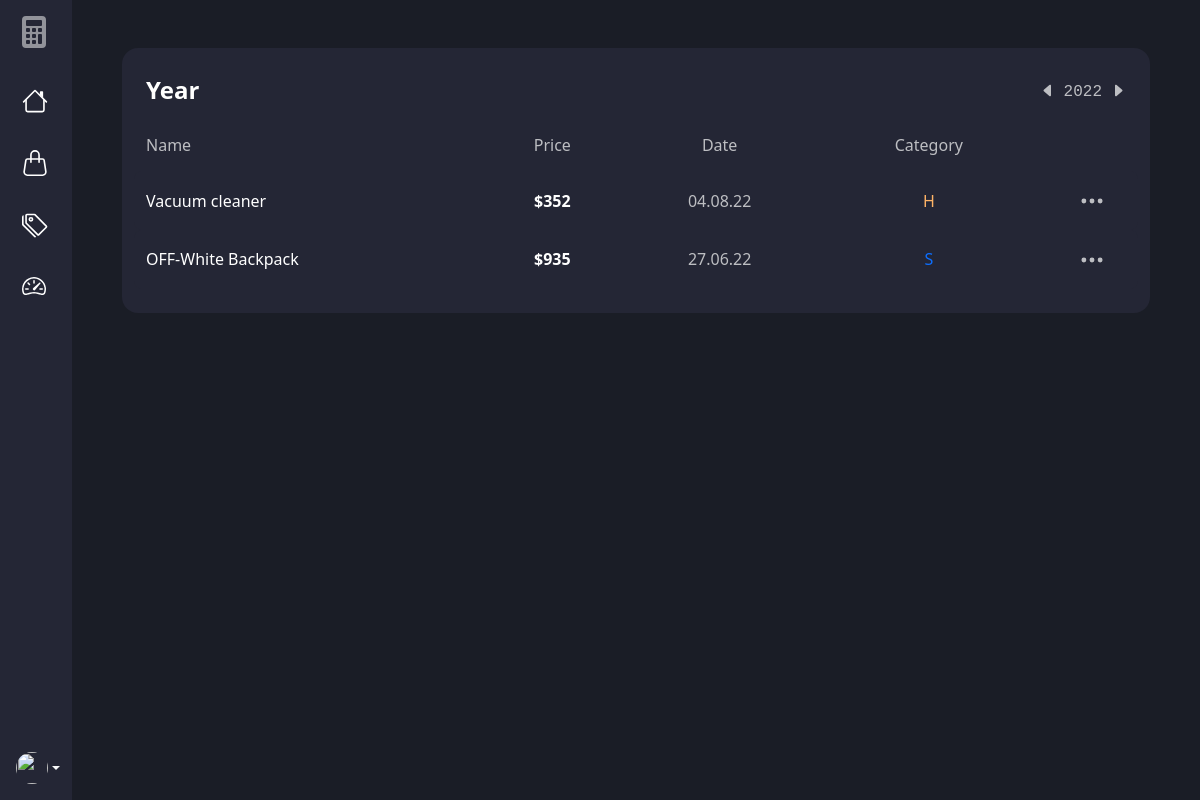
Before: /total/year/show/ with the older database file.
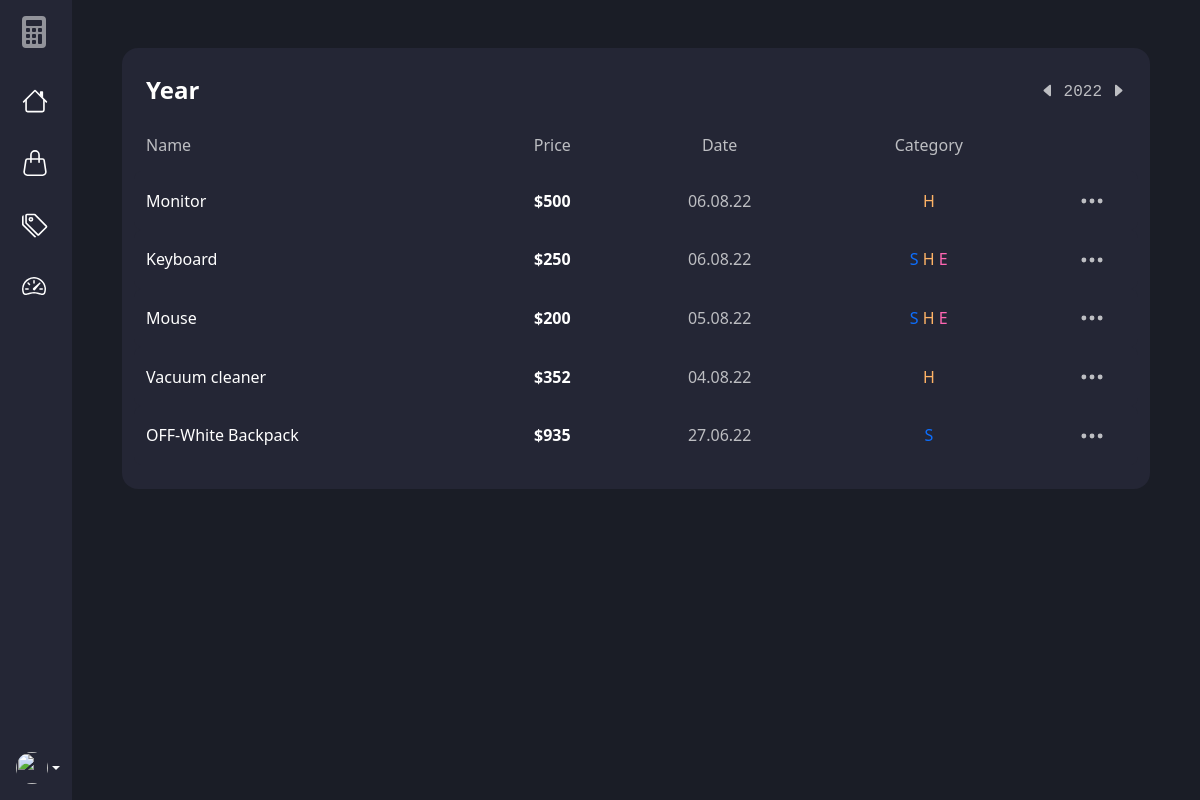
After: the same page with the newer database file.
### expenses/models.py (models this page shows, shortened)
class Expense(models.Model):
    user = models.ForeignKey(User, on_delete=models.CASCADE)
    name = models.CharField(max_length=200)
    price = models.PositiveIntegerField()
    category = models.ManyToManyField(
        Category, related_name='category', blank=True)
    color = models.CharField(max_length=7, default='#0d6efd')
    created = models.DateTimeField(auto_now_add=True)
    class Meta:
        ordering = ['user', '-created']

class Category(models.Model):
    user = models.ForeignKey(User, on_delete=models.CASCADE)
    name = models.CharField(max_length=150)
    color = models.CharField(max_length=7, default='#0d6efd')
    created = models.DateTimeField(auto_now_add=True)
    class Meta:
        ordering = ['user', '-created']

### expenses/views.py (the view, shortened to what this page needs)
# urls.py: path('total/<str:period>/<str:action>/', views.expenses_date_filter, name='expenses-date-filter'),
def expenses_date_filter(request, period, action):
    year, month, day, week_start, week_end = '', '', '', '', ''
    _YEARS = [2020, 2021, 2022]
    _MONTHNAMES = ["Jan", "Feb", "Mar", "Apr", "May", "Jun",
                   "Jul", "Aug", "Sep", "Oct", "Nov", "Dec"]
    today = datetime.combine(date.today(), time(0, 0, 0))
    week = timedelta(minutes=60*24*7)
    if period == 'year':
        year = today.year
        expenses = Expense.objects.filter(created__year=year)
    elif period == 'month':
        month = today.month
        year = today.year
        expenses = Expense.objects.filter(
            Q(created__month=month), Q(created__year=year))
        month = _MONTHNAMES[month - 1]
    elif period == 'week':
        week_start = today - week
        week_end = today
        expenses = Expense.objects.filter(created__gte=week_start)
    if action != 'show':
        htmx = True
        if period == 'year':
            year = int(request.GET.get('year'))
            if action == 'previous':
                if year > _YEARS[0]:
                    year -= 1
            elif action == 'next':
                if year < _YEARS[-1]:
                    year += 1
            expenses = Expense.objects.filter(created__year=year)
            year = year
        elif period == 'month':
            month = int(_MONTHNAMES.index(request.GET.get('month'))) + 1
            year = int(request.GET.get('year'))
            if action == 'previous':
                if year == _YEARS[0] and month == 1:
                    pass
                else:
                    month -= 1
                    if month == 0:
                        year -= 1
            elif action == 'next':
                if year == _YEARS[-1] and month == 12:
                    pass
                else:
                    if month == 12:
                        month = 1
                        year += 1
                    else:
                        month += 1
            expenses = Expense.objects.filter(
                Q(created__month=month), Q(created__year=year))
            month = _MONTHNAMES[month - 1]
            year = year
        elif period == 'week':
            week_start = request.GET.get('week_start')
            week_end = request.GET.get('week_end')
            week_start_year = int(week_start.rstrip(', midnight')[-4:])
            week_start_month = int(_MONTHNAMES.index(week_start[:3])) + 1
            week_start_day = int(week_start.split()[1].rstrip(','))
            week_start = datetime(
                week_start_year, week_start_month, week_start_day)
            week_end_year = int(week_end.rstrip(', midnight')[-4:])
            week_end_month = int(_MONTHNAMES.index(week_end[:3])) + 1
            week_end_day = int(week_end.split()[1].rstrip(','))
            week_end = datetime(week_end_year, week_end_month, week_end_day)
            if action == 'previous':
                week_start = week_start - week
                week_end = week_end - week
                if week_start.year < _YEARS[0]:
                    week_start = week_start + week
                    week_end = week_end + week
            elif action == 'next':
                if week_end < today:
                    week_start = week_start + week
                    week_end = week_end + week
            expenses = Expense.objects.filter(
                Q(created__gte=week_start), Q(created__lte=week_end))
        elif period == 'day':
            day = int(request.GET.get('day'))
            month = int(_MONTHNAMES.index(request.GET.get('month'))) + 1
            year = int(request.GET.get('year'))
            if action == 'previous':
                if day > 1:
                    day -= 1
            elif action == 'next':
                try:
                    datetime(year, month, day + 1)
                    day += 1
                except:
                    day = day
            expenses = Expense.objects.filter(Q(created__day=day), Q(
                created__month=month), Q(created__year=year))
            day = f'0{day}' if len(str(day)) == 1 else day
            month = _MONTHNAMES[month - 1]
    else:
        htmx = False
    paginator = Paginator(expenses, 10)
    page_number = request.GET.get('page', 1)
    page_obj = paginator.get_page(page_number)
    context = {
        'expenses': page_obj,
        'period': period,
        'year': year,
        'month': month,
        'day': day,
        'week_start': week_start,
        'week_end': week_end,
        'years': _YEARS,
        'months': _MONTHNAMES,
    }
    if request.GET.get('load-more') == 'True':
        return render(request, 'expenses/expenses-card-rows.html', context)
    if htmx == True:
        return render(request, 'expenses/expenses-card.html', context)
    else:
        return render(request, 'expenses/total-period.html', context)

### expenses/templates/expenses/total-period.html (shortened to what this page needs)
{% extends 'expenses/base.html' %}
{% block content %}
<div class="container-fluid my-5">
    {% include 'expenses/expenses-card.html' %}
</div>
{% endblock content %}

### expenses/templates/expenses/expenses-card-rows.html (shortened to what this page needs)
{% for expense in expenses %}
<div class="row py-3 align-items-center justify-content-between table-row">
    <div class="col-6 col-sm-3 col-md-4">
        <a href="" class="text-base-link">{{ expense.name }}</a>
    </div>
    <div class="col-6 col-sm-3 col-md-2 text-center">
        <a href="" class="text-base-link fw-semibold">${{ expense.price }}</a>
    </div>
    <div class="col-6 col-sm-2 col-md-2 text-center">
        <a href="" class="text-second-link">{{ expense.created|date:"d.m.y" }}</a>
    </div>
    <div class="col-6 col-sm-3 col-md-3 text-center">
        {% for category in expense.category.all %}
        <a style="color: {{ category.color }};" class="text-second-link"
            id="category-opened{{ category.pk }}{{ expense.pk }}"
            onclick="categoryShow({{ category.pk }}, {{ expense.pk }})"> {{ category.name|first }} </a>
        {% endfor %}
    </div>
    <div class="col-6 col-sm-1 col-md-1 text-center">
        <a href="" class="text-second-link">
            <svg xmlns="http://www.w3.org/2000/svg" width="26" height="26" fill="currentColor"
                class="bi bi-three-dots text-center me-2" viewBox="0 0 16 16">
                <path
                    d="M3 9.5a1.5 1.5 0 1 1 0-3 1.5 1.5 0 0 1 0 3zm5 0a1.5 1.5 0 1 1 0-3 1.5 1.5 0 0 1 0 3zm5 0a1.5 1.5 0 1 1 0-3 1.5 1.5 0 0 1 0 3z" />
            </svg>
        </a>
    </div>
</div>
{% endfor %}

Changed rows visible on the page:
added Expense: name "Monitor", price "500", created "06.08.22", Category (name|first "H")
added Expense: name "Keyboard", price "250", created "06.08.22", Category (name|first "S"), Category (name|first "H")
now on this page (row unchanged): Category: name|first "E"
added Expense: name "Mouse", price "200", created "05.08.22", Category (name|first "S"), Category (name|first "H")
